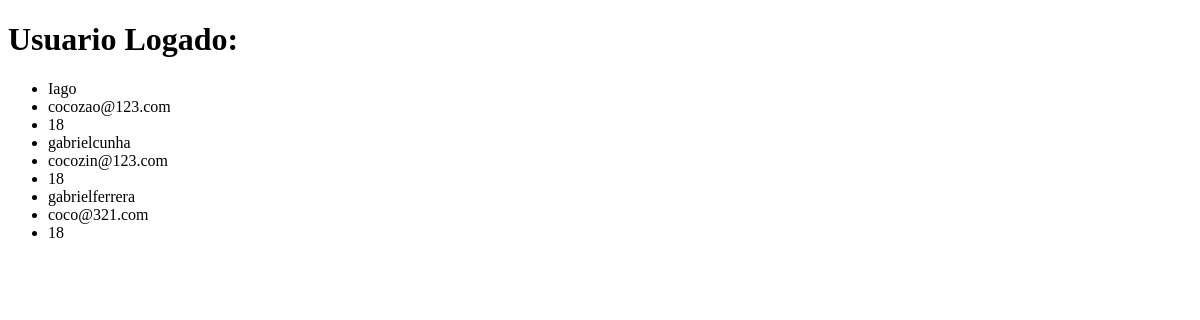
The page /lista/ on the database as committed earlier.
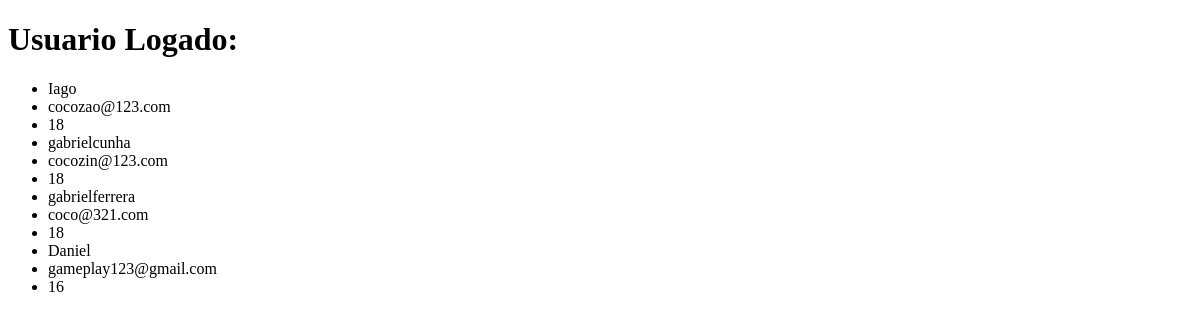
The same page on the database as committed later.
### app/models.py (models this page shows, shortened)
class Usuarios(models.Model):
    user = models.CharField(max_length= 100)
    idade = models.IntegerField()
    email = models.EmailField(unique=True)

### app/views.py (the view)
# urls.py: path('lista/',listarpessoas, name='url_listarpessoas'),
def listarpessoas(request):
    usuario = request.user
    data = {}
    data['pessoas'] = Usuarios.objects.all()
    data['logado'] = usuario.username
    return render (request,'app/list.html',data)

### app/templates/app/list.html (shortened to what this page needs)
<!DOCTYPE html>
<html lang="en">
<head>
</head>
<body>
    <h1>Usuario Logado: {{logado}}</h1>
    <ul>
    {%for pessoa in pessoas%}
        <li>{{pessoa.user}}</li>
        <li>{{pessoa.email}}</li>
        <li>{{pessoa.idade}}</li>
    {%endfor%}
    </ul>
</body>
</html>

Rows that differ between the two databases and show on the page:
added Usuarios: user "Daniel", email "gameplay123@gmail.com", idade "16"
